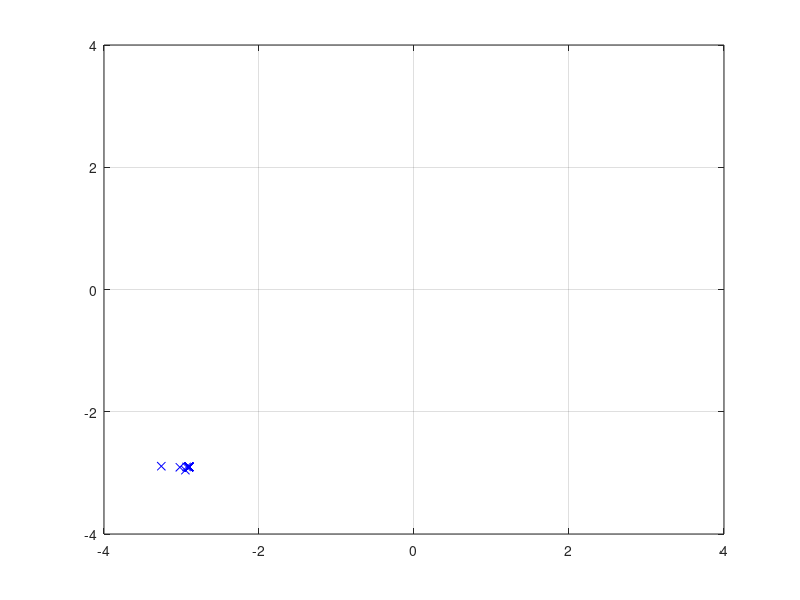

MATLAB code to generate this figure: (Note: this script raises an error after producing the figure.)
clc;
close all;
%%initialization
swarm_size = 64;        %jumlah partikel
maxIter = 100;          %jumlah iterasi
inertia = 1.0;
correction_factor = 2.0;
%posisi awal swarm
a =1:8;
[X,Y] = meshgrid(a,a);
C = cat(2,X',Y');
D = reshape(C,[],2);
swarm(1:swarm_size,1,1:2) = D;      %posisi awal partikel
swarm(:,2,:) = 0;                   %velocity awal partikel
swarm(:,4,1) = 1000;                %posisi terbaik saat ini
plotObFcn = 1;
%%Fungsi
objfcn = @(x)0.5*((x(:,1).^4)-16*(x(:,1).^2)+5*(x(:,1)))+0.5*((x(:,2).^4)-16*(x(:,2).^2)+5*(x(:,2)));


tic;
%%Iterasi PSO
for iter = 1:maxIter
    swarm(:,1,1) = swarm (:,1,1)+swarm(:,2,1); %upate posisi x dengan velocity
    swarm(:,1,2) = swarm (:,1,2)+swarm(:,2,2);%update posisi y dengan velocity
    x = swarm(:,1,1);
    y = swarm(:,1,2);
    fval = objfcn([x,y]);
    
    for i = 1:swarm_size
        if fval(i,1) < swarm(i,4,1)
            swarm(i,3,1) = swarm(i,1,1);       %update posisi x
            swarm(i,3,2) = swarm(i,1,2);        %update posisi y
            swarm(i,4,1) = fval(i,1);            %update nilai terbaik
        end
    end
    
    [~,gbest] = min(swarm(:,4,1));  %nilai total
    
    %update velocity
    swarm(:, 2, 1) = inertia*(rand(swarm_size,1).*swarm(:, 2, 1)) + correction_factor*(rand(swarm_size,1).*(swarm(:, 3, 1)...
        -swarm(:, 1, 1))) + correction_factor*(rand(swarm_size,1).*(swarm(gbest, 3, 1)- swarm(:, 1, 1)));
    swarm(:, 2, 2) = inertia*(rand(swarm_size,1).*swarm(:, 2, 2))+correction_factor*(rand(swarm_size,1).*(swarm(:,3,2)...
        -swarm(:,1,2)))+correction_factor*(rand(swarm_size,1).*(swarm(gbest,3,2)-swarm(:,1,2)));
    
    %plot partikel
    clf;plot(swarm(:,1,1),swarm(:,1,2),'bx');grid %pergerakan swarm
    axis([-4 4 -4 4]);
    pause(.5);
    disp(['iteration: ' num2str(iter)]);
    %hold on 
end
toc
%%plot
if plotObjFcn
    ub = -4;
    lb = 4;
    npoints = 1000;
    x = (ub-lb).*rand(npoints,2)+lb;
    for i = i:npoints
        f = objfcn([x(i,1) x(i,2)]);
        plot3(x(i,1),x(i,2),f,'.r');hold on
    end
    plot3(swarm(1,3,1),swarm(1,3,2),swarm(1,4,1),'xb','linewidth',5,'Markersize',5);grid
    hold on
end
x
xg=min(x)